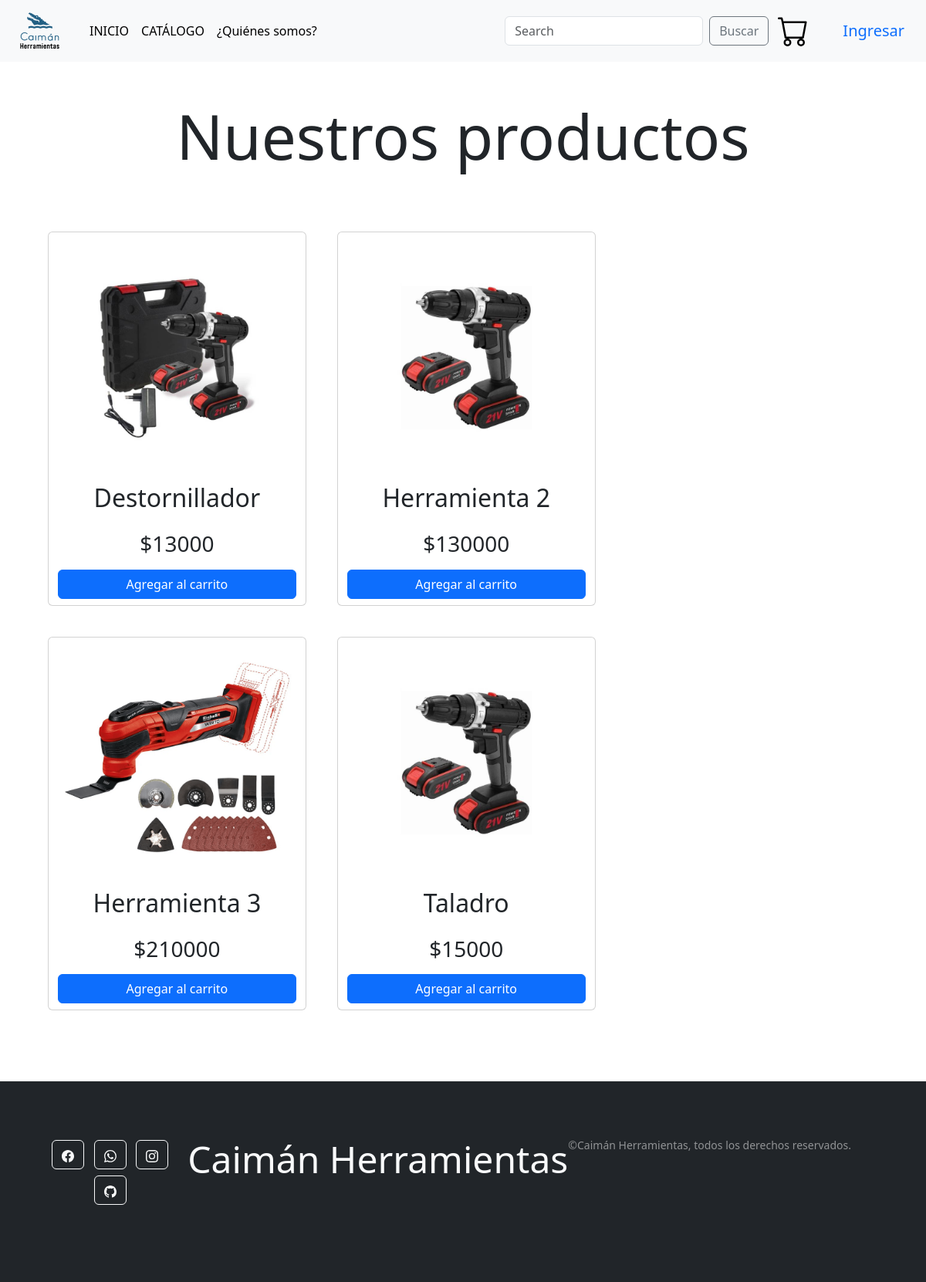
The app's page /prods with its own data.
### administrador/models.py (models this page shows, shortened)
class Producto(models.Model):
    id_producto     = models.CharField  (primary_key = True, max_length= 10)
    foto_producto   = models.ImageField (null = True, blank = True)
    nombre          = models.CharField  (max_length=100)
    marca           = models.CharField  (max_length=100)
    id_tipo         = models.ForeignKey ('Tipo',on_delete=models.CASCADE, db_column='idTipo')
    precio          = models.IntegerField ()
    stock           = models.CharField  (max_length=100)

### usuarios/views.py (the view)
# urls.py: path('prods', views.prods, name="productos"),
def prods(request):
    productos = Producto.objects.all()
    return render(request, "productos.html",{'productos':productos})

### usuarios/cont_proc.py (called while the page is built)
def total_carrito(request):
    total = 0
    if request.user.is_authenticated:
        if "carrito" in request.session.keys():
            for key, value in request.session["carrito"].items():
                total += int(value["acumulado"])
    return {"total_carrito": total}

### usuarios/templates/productos.html (shortened to what this page needs)
<!doctype html>
<html lang="en">
<head>
    <link href="https://cdn.jsdelivr.net/npm/bootstrap@5.3.0-alpha3/dist/css/bootstrap.min.css" rel="stylesheet"
>
    {% load static %}
    <link rel="stylesheet" type="text/css" href="{% static 'css/style.css' %}">
</head>
<body>
    <header>
        <nav class="navbar navbar-expand-lg bg-body-tertiary" id="menuS">
            <div class="container-fluid">
                <a class="navbar-brand" href="{% url 'index' %}">
                    <img src="{% static 'img/logo.png' %}" id="logo" alt="Logo Caimán">
                </a>
                <div class="collapse navbar-collapse" id="navbarSupportedContent">
                    <ul class="navbar-nav me-auto mb-2 mb-lg-0">
                        <li class="nav-item">
                            <a class="nav-link active" aria-current="page" href="{% url 'index' %}">INICIO</a>
                        </li>
                        <li class="nav-item ">
                            <a class="nav-link active" aria-current="page" href="{% url 'productos' %}">CATÁLOGO</a>
                        </li>
                        <li class="nav-item">
                            <a class="nav-link active" aria-current="page" href="{% url 'quienSomos' %}">¿Quiénes somos?</a>
                        </li>
                    </ul>
                    <form class="d-flex" role="search">
                        <input class="form-control me-2" type="search" placeholder="Search" aria-label="Search">
                        <button class="btn btn-outline-secondary buttonBus" type="submit">Buscar</button>
                    </form>
                    <nav class="navbar bg-body-tertiary">
                        <div class="container">
                        <a class="navbar-brand" href="{% url 'carrito' %}">
                        </a>
                        </div>
                    </nav>
                        <nav class="navbar bg-body-tertiary ">
                                <a class="navbar-brand bg-body-tertiary" href="#" role="button" data-bs-toggle="dropdown">
                                    {% if user.is_authenticated %}
                                        <p class="pt-3  link-primary text-opacity-25">Bienvenido, {{user.username}} </p>
                                    {% else %}
                                        <a href="{% url 'login' %}" class="navbar-brand bg-body-tertiary link-primary text-opacity-25">Ingresar</a>
                                    {% endif %}
                                </a>
                        </nav>
                </div>
            </div>
        </nav>
    </header>
    <br>
    <br>
    <h1 class="display-1 text-center ">Nuestros productos</h1>
    <br>
    <br>
    <section>
        <div class="container">
            <div class="row">
                {% for tmp in productos %}
                <div class="producto card py-2">
                    <div class="detail">
                        <img class="card-img-top" src="{{tmp.foto_producto.url}}">
                    </div>
                    <h2 class="py-2">{{tmp.nombre}}</h2>
                    <h3 class="py-2">${{tmp.precio}}</h3>
                    <a href="{% url 'Add' pk=tmp.id_producto %}" class="btn btn-primary">Agregar al carrito</a>
                </div>
                {% endfor %}
            </div>
        </div>
    </section>
    <br>
    <footer class="bg-dark py-5 my-5 text-center">
        <div class="container p-4">
            <section class="mb-4">
                <a class="btn btn-outline-light btn-floating m-1" href="#!" role="button"></a>
                <a class="btn btn-outline-light btn-floating m-1" href="#!" role="button">
                    </a>
                <a class="btn btn-outline-light btn-floating m-1" href="#!" role="button"></a>
                <a class="btn btn-outline-light btn-floating m-1" href="#!" role="button"></a>
            </section>
            <div class="container text-light text-center">
                <p class="display-5 mb-3">Caimán Herramientas</p>
                <small class="text-white-50">&copy;Caimán Herramientas, todos los derechos reservados.</small>
            </div>
    </footer>
</body>
</html>

### usuarios/static/css/style.css (style rules this page uses)
body { position: relative; margin: 0; min-height: 100vh; }
#logo { width: 10vh; }
.navbar { padding: 0; }
.row { margin: 0; }
footer { background-color: #00ffff; position: absolute; bottom:auto; width: 100%; margin-top: 5%; }

### usuarios/templates/productos.html (style rules this page uses)
.detail img { width: 100%; width: 100%; }
.producto { width: 30%; margin: 20px; text-align: center; }
.container { display: flex; }

### records on screen
Producto: foto_producto (picture), nombre "Destornillador", precio "13000"
Producto: foto_producto (picture), nombre "Herramienta 2", precio "130000"
Producto: foto_producto (picture), nombre "Herramienta 3", precio "210000"
Producto: foto_producto (picture), nombre "Taladro", precio "15000"
